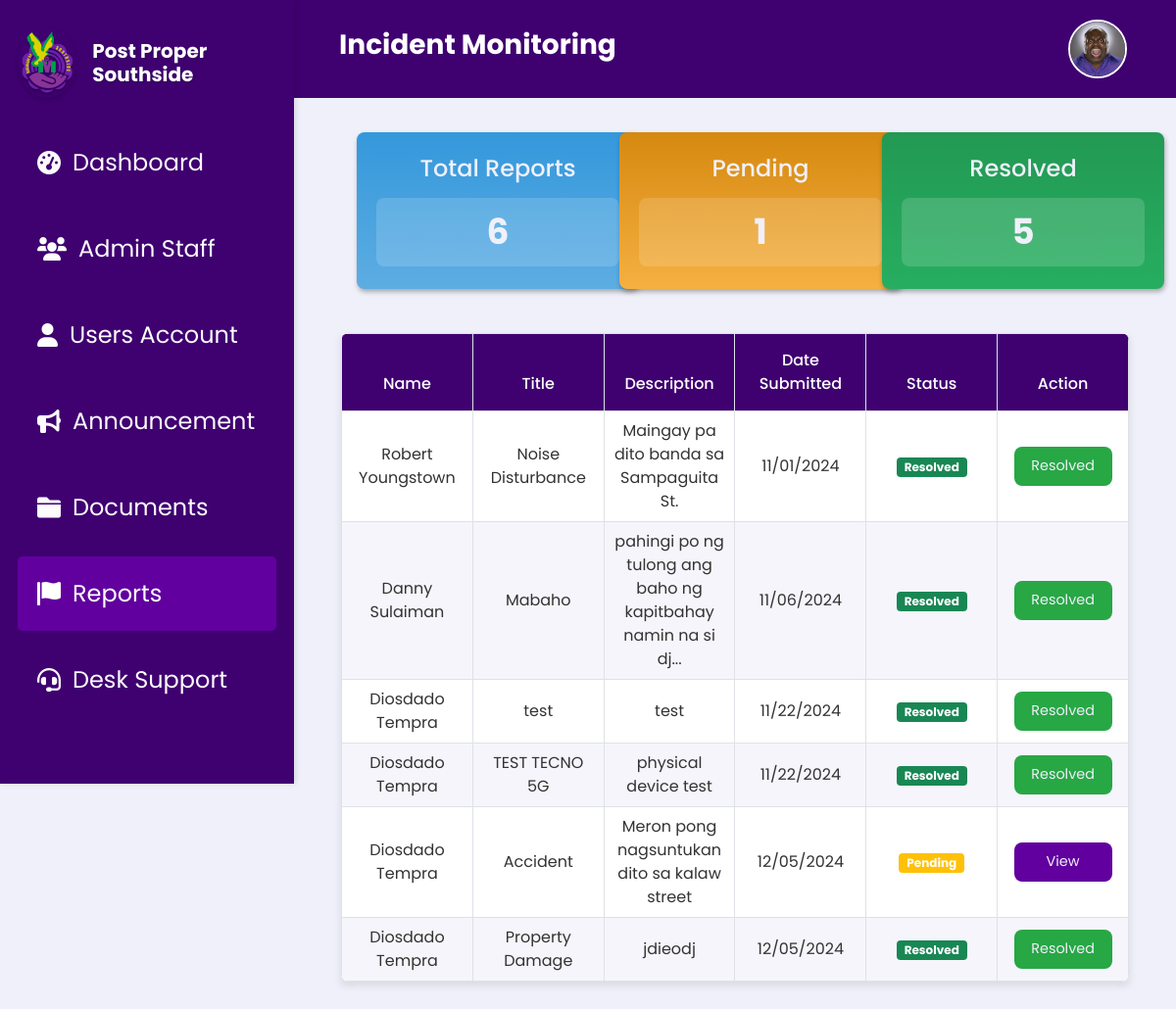
/reports.php (signed in), run on an earlier commit of the app's database.
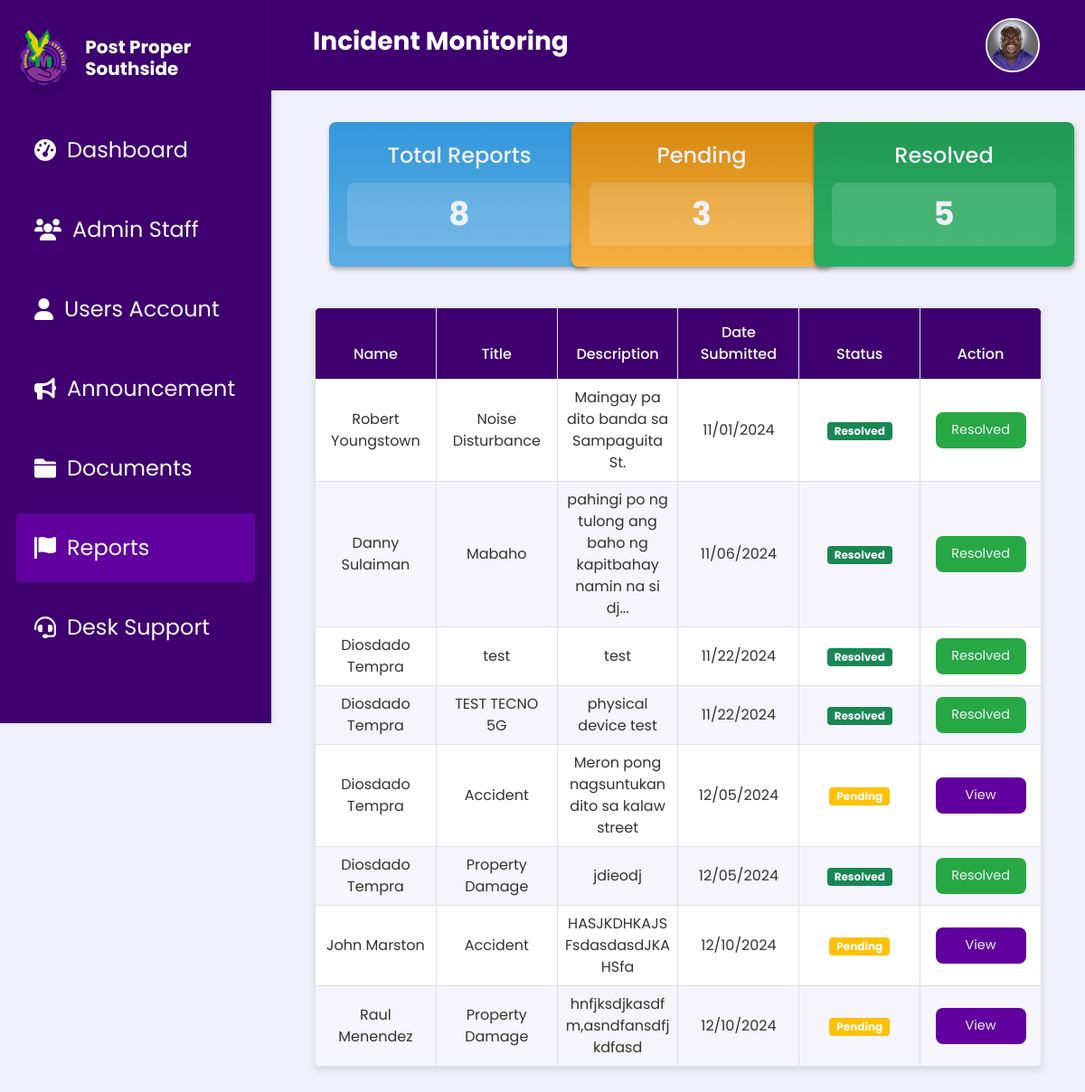
And on a later commit of the database.
### tables this page shows
CREATE TABLE `incident_reports` (
  `id` int(11) NOT NULL,
  `name` varchar(255) NOT NULL,
  `title` varchar(255) NOT NULL,
  `description` text NOT NULL,
  `incident_picture` longtext NOT NULL,
  `date_submitted` datetime NOT NULL,
  `status` varchar(50) NOT NULL
);

### reports.php (the view, shortened to what the changed rows need)
<?php
include 'db.php';
try {
    $sqlTotal = "SELECT COUNT(*) AS count FROM incident_reports";
    $stmtTotal = $conn->prepare($sqlTotal);
    $stmtTotal->execute();
    $totalReports = $stmtTotal->fetch(PDO::FETCH_ASSOC)['count'];
    $sqlPending = "SELECT COUNT(*) AS count FROM incident_reports WHERE UPPER(status) = 'PENDING'";
    $stmtPending = $conn->prepare($sqlPending);
    $stmtPending->execute();
    $pendingReports = $stmtPending->fetch(PDO::FETCH_ASSOC)['count'];
    $sqlReports = "SELECT id, name, title, description, date_submitted, status FROM incident_reports";
    $stmtReports = $conn->prepare($sqlReports);
    $stmtReports->execute();
    $reports = $stmtReports->fetchAll(PDO::FETCH_ASSOC);
} catch (PDOException $e) {
    echo "Error: " . $e->getMessage();
}
function truncateDescription($description, $maxWords = 12) {
    $words = explode(' ', $description);
    if (count($words) > $maxWords) {
        return implode(' ', array_slice($words, 0, $maxWords)) . '...';
    }
    return $description;
}
?>
<!DOCTYPE html>
<html lang="en">
<head>
    <link rel="stylesheet" href="https://cdn.jsdelivr.net/npm/bootstrap@5.0.2/dist/css/bootstrap.min.css">
    <link rel="stylesheet" href="css/Reports.css">
    <link rel="stylesheet" href="https://cdnjs.cloudflare.com/ajax/libs/font-awesome/5.15.4/css/all.min.css">
</head>
<body>
<?php
    include 'header.php';
    include 'sidebar.php';
?>
<div class="main-content px-4">
    <div class="statistic-container">
        <div class="row justify-content-center align-items-center">
            <div class="col-md-4 px-3">
                <div class="card card-request">
                    <div class="card-content">
                        <h2 class="card-title">Total Reports</h2>
                        <div class="card-text">
                            <?php echo $totalReports; ?>
                        </div>
                    </div>
                </div>
            </div>
            <div class="col-md-4 px-3">
                <div class="card card-pending">
                    <div class="card-content">
                        <h2 class="card-title">Pending</h2>
                        <div class="card-text">
                            <?php echo $pendingReports; ?>
                        </div>
                    </div>
                </div>
            </div>
            <div class="col-md-4 px-3">
                <div class="card card-approved">
                    <div class="card-content">
                        <h2 class="card-title">Resolved</h2>
                    </div>
                </div>
            </div>
        </div>
    </div>
    <div class="table-responsive">
        <table class="table table-bordered mb-0">
            <thead>
                <tr>
                    <th data-sort="string">Name</th>
                    <th data-sort="string">Title</th>
                    <th data-sort="string">Description</th>
                    <th data-sort="date">Date Submitted</th>
                    <th data-sort="status">Status</th>
                    <th>Action</th>
                </tr>
            </thead>
            <tbody>
                <?php
                if (!empty($reports)) {
                    foreach ($reports as $report) {
                        echo "<tr>";
                        echo "<td>" . htmlspecialchars($report['name']) . "</td>";
                        echo "<td>" . htmlspecialchars($report['title']) . "</td>";
                        echo "<td>" . htmlspecialchars(truncateDescription($report['description'])) . "</td>";
                        echo "<td>" . date('m/d/Y', strtotime($report['date_submitted'])) . "</td>";
                        $statusBadgeClass = '';
                        $status = strtolower($report['status']);
                        switch($status) {
                            case 'pending':
                                $statusBadgeClass = 'badge bg-warning';
                                break;
                            case 'resolved':
                                $statusBadgeClass = 'badge bg-success';
                                break;
                        }
                        echo "<td><span class='{$statusBadgeClass}'>" . ucfirst(htmlspecialchars($status)) . "</span></td>";
                        if ($status === 'resolved') {
                            echo '<td><button class="action-button button-approved" disabled>Resolved</button></td>';
                        } else {
                            echo '<td><a href="report_verify.php?id=' . htmlspecialchars($report['id']) . '" class="action-button">View</a></td>';
                        }
                        echo "</tr>";
                    }
                } else {
                    echo "<tr><td colspan='6'>No reports found.</td></tr>";
                }
                ?>
            </tbody>
        </table>
    </div>
</div>
</body>
</html>

What changed in the data, as far as the page shows it:
added incident_reports: name "John Marston", title "Accident", description "HASJKDHKAJSFsdasdasdJKAHSfa", date_submitted "12/10/2024", status "Pending"
added incident_reports: name "Raul Menendez", title "Property Damage", description "hnfjksdjkasdfm,asndfansdfjkdfasd", date_submitted "12/10/2024", status "Pending"
Also different on the page:
$totalReports: "6" → "8"
$pendingReports: "1" → "3"
